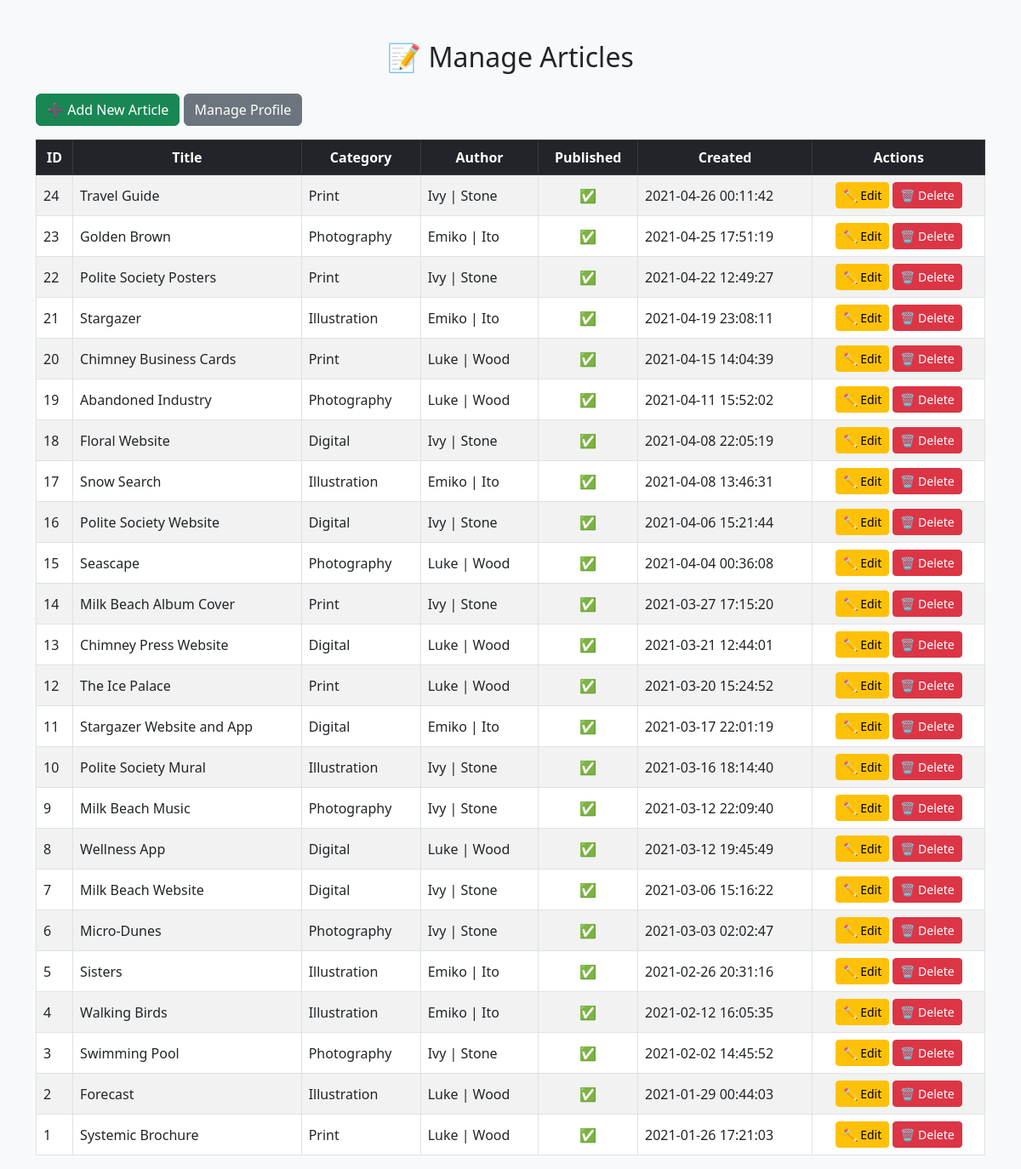
/admin/manage-articles.php, run on an earlier commit of the app's database.
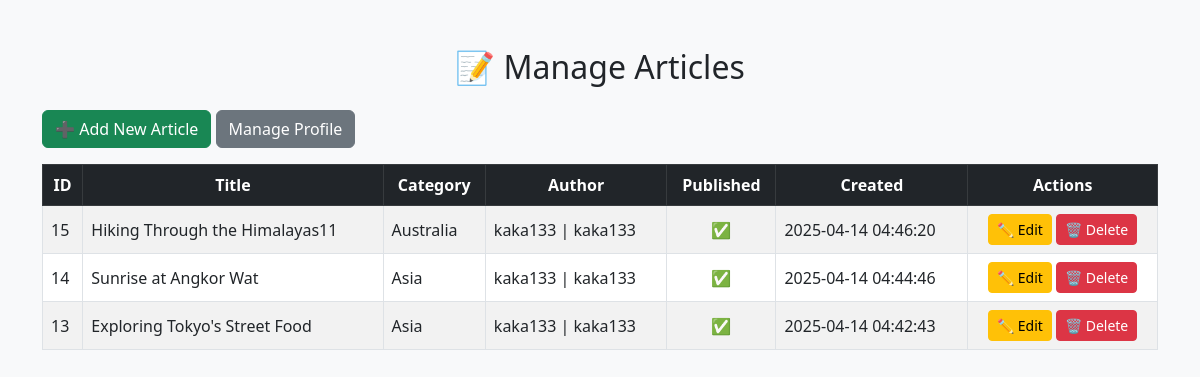
And on a later commit of the database.
### tables this page shows
CREATE TABLE IF NOT EXISTS `article` (
  `id` int NOT NULL AUTO_INCREMENT,
  `title` varchar(80) NOT NULL,
  `summary` varchar(254) NOT NULL,
  `content` text NOT NULL,
  `created` timestamp NOT NULL DEFAULT CURRENT_TIMESTAMP,
  `category_id` int NOT NULL,
  `member_id` int NOT NULL,
  `image_id` int DEFAULT NULL,
  `published` tinyint NOT NULL DEFAULT '0',
  PRIMARY KEY (`id`),
  UNIQUE KEY `title` (`title`),
  KEY `category_id` (`category_id`),
  KEY `author_id` (`member_id`),
  KEY `image_id` (`image_id`)
);

CREATE TABLE IF NOT EXISTS `category` (
  `id` int NOT NULL AUTO_INCREMENT,
  `name` varchar(24) NOT NULL,
  `description` varchar(254) NOT NULL,
  `navigation` tinyint(1) NOT NULL,
  `is_featured` tinyint(1) DEFAULT '0',
  `is_popular` tinyint(1) DEFAULT '0',
  `image` varchar(255) DEFAULT NULL,
  PRIMARY KEY (`id`),
  UNIQUE KEY `name` (`name`)
);

### admin/manage-articles.php (the view, shortened to what this page needs)
<?php
require_once '../includes/database-connection.php';
$articles = $pdo->query("
    SELECT a.id, a.title, a.published, c.name AS category,  CONCAT(m.forename, ' | ', m.surname) AS author, a.created
    FROM article a
    JOIN category c ON a.category_id = c.id
    JOIN member m ON a.member_id = m.id
    ORDER BY a.created DESC
")->fetchAll();
?>
<!DOCTYPE html>
<html>
<head>
    <link href="https://cdn.jsdelivr.net/npm/bootstrap@5.3.0/dist/css/bootstrap.min.css" rel="stylesheet">
</head>
<body class="bg-light">
    <div class="container mt-5">
        <h2 class="mb-4 text-center">📝 Manage Articles</h2>
        <a href="add-article.php" class="btn btn-success mb-3">➕ Add New Article</a>
        <a href="../profile.php" class="btn btn-secondary mb-3">Manage Profile</a>
        <div class="table-responsive">
            <table class="table table-bordered table-striped table-hover align-middle">
                <thead class="table-dark text-center">
                    <tr>
                        <th>ID</th>
                        <th>Title</th>
                        <th>Category</th>
                        <th>Author</th>
                        <th>Published</th>
                        <th>Created</th>
                        <th>Actions</th>
                    </tr>
                </thead>
                <tbody>
                    <?php foreach ($articles as $article): ?>
                        <tr>
                            <td><?= $article['id'] ?></td>
                            <td><?= htmlspecialchars($article['title']) ?></td>
                            <td><?= $article['category'] ?></td>
                            <td><?= $article['author'] ?></td>
                            <td class="text-center"><?= $article['published'] ? '✅' : '❌' ?></td>
                            <td><?= $article['created'] ?></td>
                            <td class="text-center">
                                <a href="edit-article.php?id=<?= $article['id'] ?>" class="btn btn-sm btn-warning">✏️
                                    Edit</a>
                                <a href="delete-article.php?id=<?= $article['id'] ?>"
                                    onclick="return confirm('Are you sure you want to delete this article?')"
                                    class="btn btn-sm btn-danger">
                                    🗑️ Delete
                                </a>
                            </td>
                        </tr>
                    <?php endforeach; ?>
                </tbody>
            </table>
        </div>
    </div>
</body>
</html>

What changed in the data, as far as the page shows it:
removed article: id "24", title "Travel Guide", category.name "Print", author "Ivy | Stone", created "2021-04-26 00:11:42"
removed article: id "23", title "Golden Brown", category.name "Photography", author "Emiko | Ito", created "2021-04-25 17:51:19"
removed article: id "22", title "Polite Society Posters", category.name "Print", author "Ivy | Stone", created "2021-04-22 12:49:27"
removed article: id "21", title "Stargazer", category.name "Illustration", author "Emiko | Ito", created "2021-04-19 23:08:11"
removed article: id "20", title "Chimney Business Cards", category.name "Print", author "Luke | Wood", created "2021-04-15 14:04:39"
removed article: id "19", title "Abandoned Industry", category.name "Photography", author "Luke | Wood", created "2021-04-11 15:52:02"
removed article: id "18", title "Floral Website", category.name "Digital", author "Ivy | Stone", created "2021-04-08 22:05:19"
removed article: id "17", title "Snow Search", category.name "Illustration", author "Emiko | Ito", created "2021-04-08 13:46:31"
removed article: id "16", title "Polite Society Website", category.name "Digital", author "Ivy | Stone", created "2021-04-06 15:21:44"
removed article: id "12", title "The Ice Palace", category.name "Print", author "Luke | Wood", created "2021-03-20 15:24:52"
removed article: id "11", title "Stargazer Website and App", category.name "Digital", author "Emiko | Ito", created "2021-03-17 22:01:19"
removed article: id "10", title "Polite Society Mural", category.name "Illustration", author "Ivy | Stone", created "2021-03-16 18:14:40"
removed article: id "9", title "Milk Beach Music", category.name "Photography", author "Ivy | Stone", created "2021-03-12 22:09:40"
removed article: id "8", title "Wellness App", category.name "Digital", author "Luke | Wood", created "2021-03-12 19:45:49"
removed article: id "7", title "Milk Beach Website", category.name "Digital", author "Ivy | Stone", created "2021-03-06 15:16:22"
removed article: id "6", title "Micro-Dunes", category.name "Photography", author "Ivy | Stone", created "2021-03-03 02:02:47"
removed article: id "5", title "Sisters", category.name "Illustration", author "Emiko | Ito", created "2021-02-26 20:31:16"
removed article: id "4", title "Walking Birds", category.name "Illustration", author "Emiko | Ito", created "2021-02-12 16:05:35"
removed article: id "3", title "Swimming Pool", category.name "Photography", author "Ivy | Stone", created "2021-02-02 14:45:52"
removed article: id "2", title "Forecast", category.name "Illustration", author "Luke | Wood", created "2021-01-29 00:44:03"
removed article: id "1", title "Systemic Brochure", category.name "Print", author "Luke | Wood", created "2021-01-26 17:21:03"
changed article id 15: title "Seascape" → "Hiking Through the Himalayas11"; category.name "Photography" → "Australia"; author "Luke | Wood" → "kaka133 | kaka133"; created "2021-04-04 00:36:08" → "2025-04-14 04:46:20"
changed article id 14: title "Milk Beach Album Cover" → "Sunrise at Angkor Wat"; category.name "Print" → "Asia"; author "Ivy | Stone" → "kaka133 | kaka133"; created "2021-03-27 17:15:20" → "2025-04-14 04:44:46"
changed article id 13: title "Chimney Press Website" → "Exploring Tokyo's Street Food"; category.name "Digital" → "Asia"; author "Luke | Wood" → "kaka133 | kaka133"; created "2021-03-21 12:44:01" → "2025-04-14 04:42:43"
